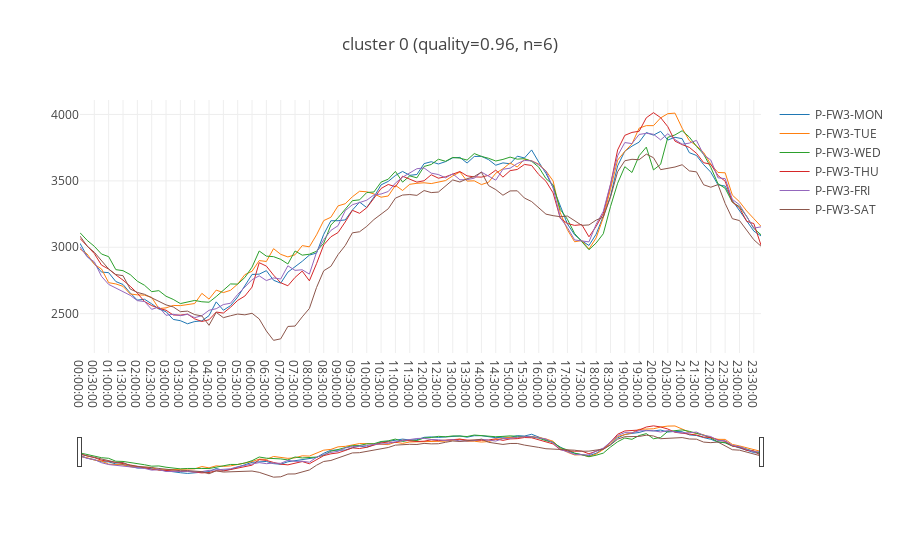
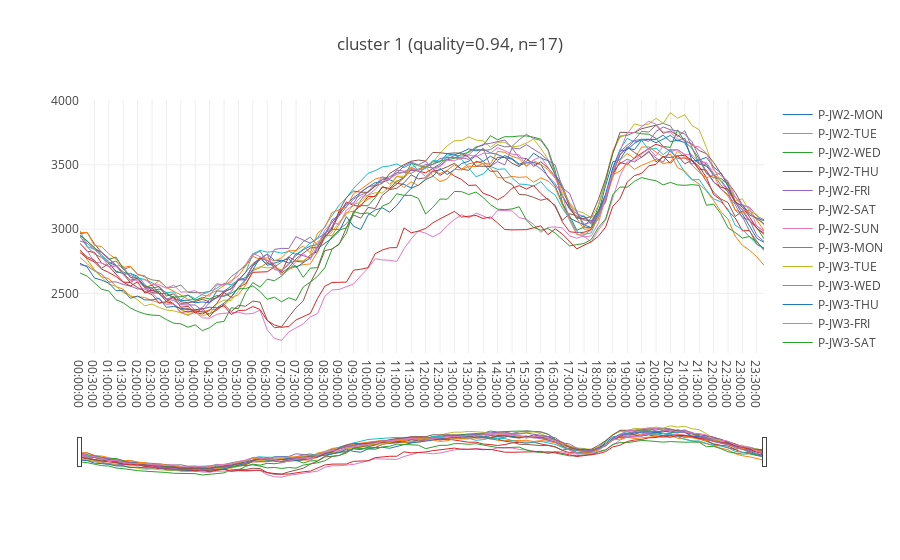

Write notebook code for charts like these, in order.
### Code cell
jan_feb_P = df.copy()
load_model = TimeSeriesKMeans(n_clusters=10, max_iter=10,
                      metric="dtw", random_state=0).fit(to_time_series_dataset(jan_feb_P))
jan_feb_P_df_cluster = pd.DataFrame(list(zip(jan_feb_P.columns, load_model.labels_)), columns=['metric', 'cluster'])
cluster_metrics_dict = jan_feb_P_df_cluster.groupby(['cluster'])['metric'].apply(lambda x: [x for x in x]).to_dict()
cluster_len_dict = jan_feb_P_df_cluster['cluster'].value_counts().to_dict()
clusters_dropped = [cluster for cluster in cluster_len_dict if cluster_len_dict[cluster]==1]
clusters_final = [cluster for cluster in cluster_len_dict if cluster_len_dict[cluster]>1]
clusters_final.sort()

for cluster_number in clusters_final:
    # get a rough quality score based on the correlation between metrics in the cluster
    x_corr = jan_feb_P[cluster_metrics_dict[cluster_number]].corr().abs().values
    x_corr_mean = round(x_corr[np.triu_indices(x_corr.shape[0],1)].mean(),2)
    # plot each cluster
    plot_title = f'cluster {cluster_number} (quality={x_corr_mean}, n={cluster_len_dict[cluster_number]})'
    plot_lines(jan_feb_P, cols=cluster_metrics_dict[cluster_number], renderer='vscode', theme=None, title=plot_title)
